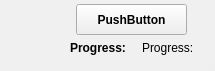
<?xml version="1.0" encoding="UTF-8"?>
<ui version="4.0">
 <class>TestAdvertiseWidget</class>
 <widget class="QWidget" name="TestAdvertiseWidget">
  <property name="geometry">
   <rect>
    <x>0</x>
    <y>0</y>
    <width>215</width>
    <height>71</height>
   </rect>
  </property>
  <property name="windowTitle">
   <string>Form</string>
  </property>
  <property name="styleSheet">
   <string notr="true">QLabel {
	background-color: rgba(0, 0, 0, 0);
	color: black;
}</string>
  </property>
  <widget class="QPushButton" name="testId">
   <property name="geometry">
    <rect>
     <x>76</x>
     <y>4</y>
     <width>111</width>
     <height>31</height>
    </rect>
   </property>
   <property name="font">
    <font>
     <weight>75</weight>
     <bold>true</bold>
    </font>
   </property>
   <property name="text">
    <string>PushButton</string>
   </property>
  </widget>
  <widget class="QLabel" name="label">
   <property name="geometry">
    <rect>
     <x>10</x>
     <y>7</y>
     <width>51</width>
     <height>51</height>
    </rect>
   </property>
   <property name="text">
    <string/>
   </property>
  </widget>
  <widget class="QLabel" name="label_2">
   <property name="geometry">
    <rect>
     <x>70</x>
     <y>40</y>
     <width>61</width>
     <height>16</height>
    </rect>
   </property>
   <property name="font">
    <font>
     <weight>75</weight>
     <bold>true</bold>
    </font>
   </property>
   <property name="text">
    <string>Progress:</string>
   </property>
  </widget>
  <widget class="QLabel" name="progress">
   <property name="geometry">
    <rect>
     <x>142</x>
     <y>40</y>
     <width>51</width>
     <height>16</height>
    </rect>
   </property>
   <property name="text">
    <string>Progress:</string>
   </property>
  </widget>
  <widget class="QFrame" name="frame">
   <property name="geometry">
    <rect>
     <x>0</x>
     <y>0</y>
     <width>215</width>
     <height>71</height>
    </rect>
   </property>
   <property name="styleSheet">
    <string notr="true">QFrame {
	border-radius: 8px;
	background-color: rgb(240, 240, 240);
}</string>
   </property>
   <property name="frameShape">
    <enum>QFrame::StyledPanel</enum>
   </property>
   <property name="frameShadow">
    <enum>QFrame::Raised</enum>
   </property>
  </widget>
  <zorder>frame</zorder>
  <zorder>testId</zorder>
  <zorder>label</zorder>
  <zorder>label_2</zorder>
  <zorder>progress</zorder>
 </widget>
 <resources/>
 <connections/>
</ui>
